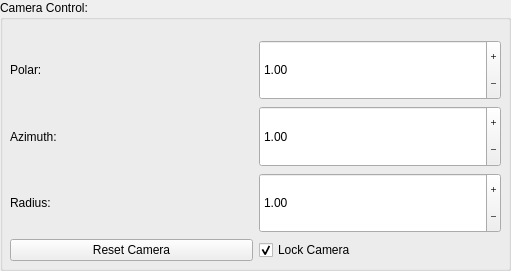
   <widget class="QGroupBox" name="groupBox_2">
    <property name="geometry">
     <rect>
      <x>880</x>
      <y>1020</y>
      <width>511</width>
      <height>271</height>
     </rect>
    </property>
    <property name="title">
     <string>Camera Control:</string>
    </property>
    <widget class="QWidget" name="layoutWidget">
     <property name="geometry">
      <rect>
       <x>10</x>
       <y>40</y>
       <width>491</width>
       <height>221</height>
      </rect>
     </property>
     <layout class="QGridLayout" name="gridLayout_11">
      <item row="3" column="1">
       <widget class="QDoubleSpinBox" name="cameraRadius_Box">
        <property name="sizePolicy">
         <sizepolicy hsizetype="MinimumExpanding" vsizetype="MinimumExpanding">
          <horstretch>0</horstretch>
          <verstretch>0</verstretch>
         </sizepolicy>
        </property>
        <property name="buttonSymbols">
         <enum>QAbstractSpinBox::PlusMinus</enum>
        </property>
        <property name="maximum">
         <double>360.000000000000000</double>
        </property>
        <property name="singleStep">
         <double>0.050000000000000</double>
        </property>
        <property name="value">
         <double>1.000000000000000</double>
        </property>
       </widget>
      </item>
      <item row="2" column="0">
       <widget class="QLabel" name="label_65">
        <property name="sizePolicy">
         <sizepolicy hsizetype="MinimumExpanding" vsizetype="MinimumExpanding">
          <horstretch>0</horstretch>
          <verstretch>0</verstretch>
         </sizepolicy>
        </property>
        <property name="text">
         <string>Azimuth:</string>
        </property>
        <property name="alignment">
         <set>Qt::AlignLeading|Qt::AlignLeft|Qt::AlignVCenter</set>
        </property>
       </widget>
      </item>
      <item row="1" column="1">
       <widget class="QDoubleSpinBox" name="cameraPolar_Box">
        <property name="sizePolicy">
         <sizepolicy hsizetype="MinimumExpanding" vsizetype="MinimumExpanding">
          <horstretch>0</horstretch>
          <verstretch>0</verstretch>
         </sizepolicy>
        </property>
        <property name="buttonSymbols">
         <enum>QAbstractSpinBox::PlusMinus</enum>
        </property>
        <property name="minimum">
         <double>-360.000000000000000</double>
        </property>
        <property name="maximum">
         <double>360.000000000000000</double>
        </property>
        <property name="singleStep">
         <double>1.000000000000000</double>
        </property>
        <property name="value">
         <double>1.000000000000000</double>
        </property>
       </widget>
      </item>
      <item row="2" column="1">
       <widget class="QDoubleSpinBox" name="cameraAzimuth_Box">
        <property name="sizePolicy">
         <sizepolicy hsizetype="MinimumExpanding" vsizetype="MinimumExpanding">
          <horstretch>0</horstretch>
          <verstretch>0</verstretch>
         </sizepolicy>
        </property>
        <property name="buttonSymbols">
         <enum>QAbstractSpinBox::PlusMinus</enum>
        </property>
        <property name="minimum">
         <double>-360.000000000000000</double>
        </property>
        <property name="maximum">
         <double>360.000000000000000</double>
        </property>
        <property name="singleStep">
         <double>1.000000000000000</double>
        </property>
        <property name="value">
         <double>1.000000000000000</double>
        </property>
       </widget>
      </item>
      <item row="4" column="0">
       <widget class="QPushButton" name="resetCameraButton">
        <property name="text">
         <string>Reset Camera</string>
        </property>
       </widget>
      </item>
      <item row="3" column="0">
       <widget class="QLabel" name="label_62">
        <property name="sizePolicy">
         <sizepolicy hsizetype="MinimumExpanding" vsizetype="MinimumExpanding">
          <horstretch>0</horstretch>
          <verstretch>0</verstretch>
         </sizepolicy>
        </property>
        <property name="text">
         <string>Radius:</string>
        </property>
        <property name="alignment">
         <set>Qt::AlignLeading|Qt::AlignLeft|Qt::AlignVCenter</set>
        </property>
       </widget>
      </item>
      <item row="1" column="0">
       <widget class="QLabel" name="label_63">
        <property name="sizePolicy">
         <sizepolicy hsizetype="MinimumExpanding" vsizetype="MinimumExpanding">
          <horstretch>0</horstretch>
          <verstretch>0</verstretch>
         </sizepolicy>
        </property>
        <property name="text">
         <string>Polar:</string>
        </property>
        <property name="alignment">
         <set>Qt::AlignLeading|Qt::AlignLeft|Qt::AlignVCenter</set>
        </property>
       </widget>
      </item>
      <item row="4" column="1">
       <widget class="QCheckBox" name="lockCameraBox">
        <property name="enabled">
         <bool>true</bool>
        </property>
        <property name="text">
         <string>Lock Camera</string>
        </property>
        <property name="checked">
         <bool>true</bool>
        </property>
       </widget>
      </item>
     </layout>
    </widget>
   </widget>
